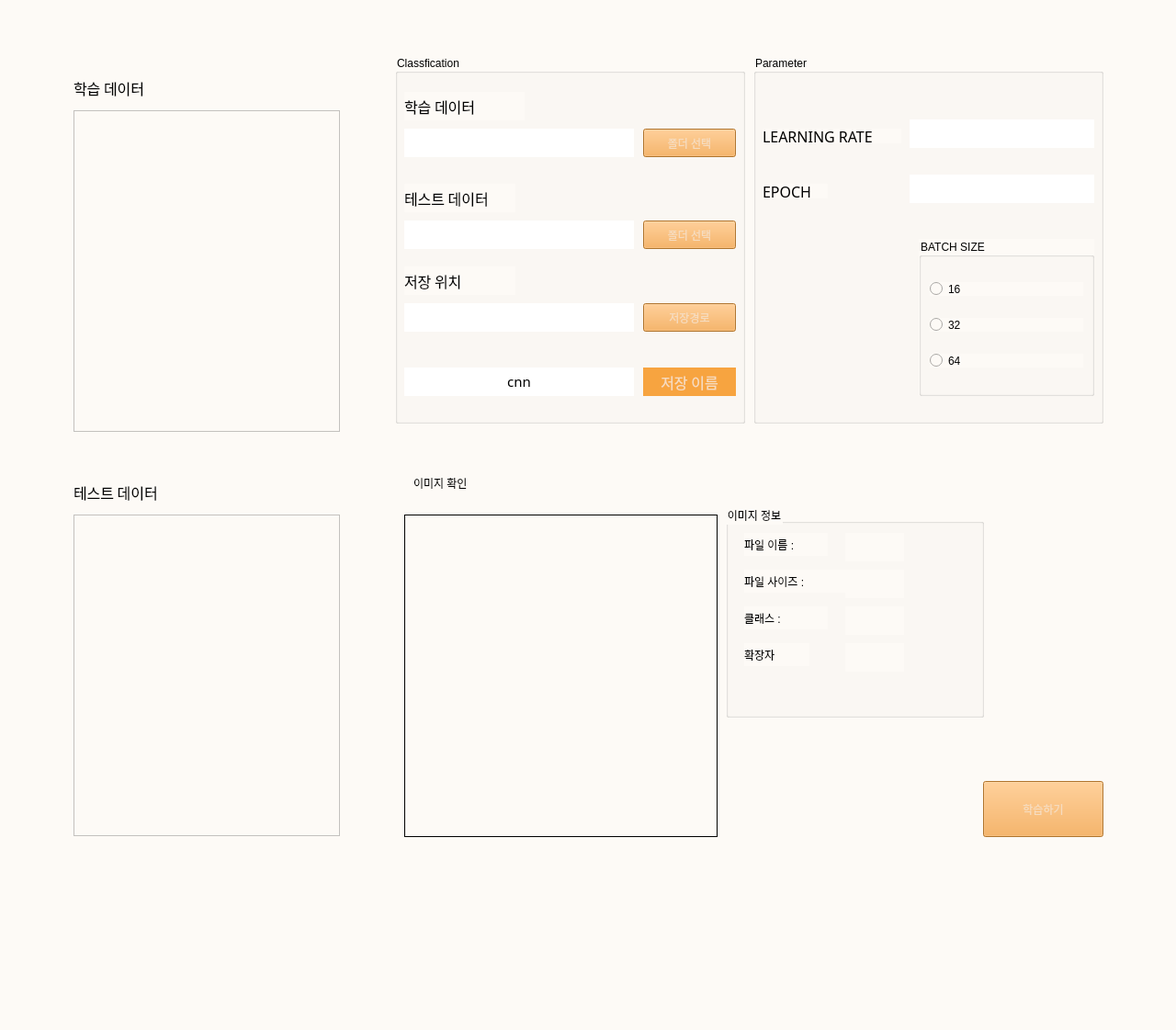
<?xml version="1.0" encoding="UTF-8"?>
<ui version="4.0">
 <class>MainWindow</class>
 <widget class="QMainWindow" name="MainWindow">
  <property name="enabled">
   <bool>true</bool>
  </property>
  <property name="geometry">
   <rect>
    <x>0</x>
    <y>0</y>
    <width>1280</width>
    <height>1121</height>
   </rect>
  </property>
  <property name="sizePolicy">
   <sizepolicy hsizetype="Fixed" vsizetype="Fixed">
    <horstretch>0</horstretch>
    <verstretch>0</verstretch>
   </sizepolicy>
  </property>
  <property name="windowTitle">
   <string>MainWindow</string>
  </property>
  <property name="styleSheet">
   <string notr="true">background-color:#fdfaf6</string>
  </property>
  <widget class="QWidget" name="centralwidget">
   <widget class="QLabel" name="label_7">
    <property name="geometry">
     <rect>
      <x>450</x>
      <y>510</y>
      <width>221</width>
      <height>31</height>
     </rect>
    </property>
    <property name="styleSheet">
     <string notr="true">font: 75 18pt &quot;나눔스퀘어 Bold&quot;;</string>
    </property>
    <property name="text">
     <string>이미지 확인</string>
    </property>
   </widget>
   <widget class="QPushButton" name="start_button">
    <property name="geometry">
     <rect>
      <x>1070</x>
      <y>850</y>
      <width>131</width>
      <height>61</height>
     </rect>
    </property>
    <property name="cursor">
     <cursorShape>PointingHandCursor</cursorShape>
    </property>
    <property name="styleSheet">
     <string notr="true">font: 75 12pt &quot;나눔스퀘어 Bold&quot;;

background-color: #f7a440;
color: #f6dcbf</string>
    </property>
    <property name="text">
     <string>학습하기</string>
    </property>
   </widget>
   <widget class="QGroupBox" name="groupBox">
    <property name="geometry">
     <rect>
      <x>430</x>
      <y>60</y>
      <width>381</width>
      <height>401</height>
     </rect>
    </property>
    <property name="styleSheet">
     <string notr="true">
font: 75 12pt &quot;나눔스퀘어 Bold&quot;;</string>
    </property>
    <property name="title">
     <string>Classfication</string>
    </property>
    <widget class="QTextEdit" name="name">
     <property name="geometry">
      <rect>
       <x>10</x>
       <y>340</y>
       <width>250</width>
       <height>31</height>
      </rect>
     </property>
     <property name="font">
      <font>
       <family>Agency FB</family>
       <pointsize>12</pointsize>
       <weight>50</weight>
       <italic>false</italic>
       <bold>false</bold>
      </font>
     </property>
     <property name="styleSheet">
      <string notr="true">border:none;font: 12pt &quot;Agency FB&quot;;

border:none;
background-color: rgb(255, 255, 255);</string>
     </property>
     <property name="html">
      <string>&lt;!DOCTYPE HTML PUBLIC &quot;-//W3C//DTD HTML 4.0//EN&quot; &quot;http://www.w3.org/TR/REC-html40/strict.dtd&quot;&gt;
&lt;html&gt;&lt;head&gt;&lt;meta name=&quot;qrichtext&quot; content=&quot;1&quot; /&gt;&lt;style type=&quot;text/css&quot;&gt;
p, li { white-space: pre-wrap; }
&lt;/style&gt;&lt;/head&gt;&lt;body style=&quot; font-family:'Agency FB'; font-size:12pt; font-weight:400; font-style:normal;&quot;&gt;
&lt;p align=&quot;center&quot; style=&quot; margin-top:0px; margin-bottom:0px; margin-left:0px; margin-right:0px; -qt-block-indent:0; text-indent:0px;&quot;&gt;&lt;span style=&quot; font-family:'Gulim'; font-size:11pt;&quot;&gt;cnn&lt;/span&gt;&lt;/p&gt;&lt;/body&gt;&lt;/html&gt;</string>
     </property>
    </widget>
    <widget class="QTextEdit" name="save_path">
     <property name="geometry">
      <rect>
       <x>10</x>
       <y>270</y>
       <width>250</width>
       <height>31</height>
      </rect>
     </property>
     <property name="font">
      <font>
       <family>나눔스퀘어 Bold</family>
       <pointsize>12</pointsize>
       <weight>9</weight>
       <italic>false</italic>
       <bold>false</bold>
      </font>
     </property>
     <property name="styleSheet">
      <string notr="true">border:none;
background-color: rgb(255, 255, 255);</string>
     </property>
     <property name="html">
      <string>&lt;!DOCTYPE HTML PUBLIC &quot;-//W3C//DTD HTML 4.0//EN&quot; &quot;http://www.w3.org/TR/REC-html40/strict.dtd&quot;&gt;
&lt;html&gt;&lt;head&gt;&lt;meta name=&quot;qrichtext&quot; content=&quot;1&quot; /&gt;&lt;style type=&quot;text/css&quot;&gt;
p, li { white-space: pre-wrap; }
&lt;/style&gt;&lt;/head&gt;&lt;body style=&quot; font-family:'나눔스퀘어 Bold'; font-size:12pt; font-weight:72; font-style:normal;&quot;&gt;
&lt;p style=&quot;-qt-paragraph-type:empty; margin-top:0px; margin-bottom:0px; margin-left:0px; margin-right:0px; -qt-block-indent:0; text-indent:0px; font-family:'Gulim'; font-size:9pt; font-weight:400;&quot;&gt;&lt;br /&gt;&lt;/p&gt;&lt;/body&gt;&lt;/html&gt;</string>
     </property>
    </widget>
    <widget class="QLabel" name="label_6">
     <property name="geometry">
      <rect>
       <x>-90</x>
       <y>60</y>
       <width>91</width>
       <height>31</height>
      </rect>
     </property>
     <property name="font">
      <font>
       <family>나눔스퀘어 Bold</family>
       <pointsize>12</pointsize>
       <weight>9</weight>
       <italic>false</italic>
       <bold>false</bold>
      </font>
     </property>
     <property name="text">
      <string>저장 경로</string>
     </property>
    </widget>
    <widget class="QLabel" name="label_10">
     <property name="geometry">
      <rect>
       <x>-90</x>
       <y>110</y>
       <width>91</width>
       <height>31</height>
      </rect>
     </property>
     <property name="font">
      <font>
       <family>나눔스퀘어 Bold</family>
       <pointsize>12</pointsize>
       <weight>9</weight>
       <italic>false</italic>
       <bold>false</bold>
      </font>
     </property>
     <property name="text">
      <string>저장 이름</string>
     </property>
    </widget>
    <widget class="QPushButton" name="save_btn">
     <property name="geometry">
      <rect>
       <x>270</x>
       <y>270</y>
       <width>101</width>
       <height>31</height>
      </rect>
     </property>
     <property name="cursor">
      <cursorShape>PointingHandCursor</cursorShape>
     </property>
     <property name="styleSheet">
      <string notr="true">background-color: #f7a440;
color: #f6dcbf</string>
     </property>
     <property name="text">
      <string>저장경로</string>
     </property>
    </widget>
    <widget class="QTextEdit" name="train_path">
     <property name="geometry">
      <rect>
       <x>10</x>
       <y>80</y>
       <width>250</width>
       <height>31</height>
      </rect>
     </property>
     <property name="font">
      <font>
       <family>나눔스퀘어 Bold</family>
       <pointsize>12</pointsize>
       <weight>9</weight>
       <italic>false</italic>
       <bold>false</bold>
      </font>
     </property>
     <property name="styleSheet">
      <string notr="true">border:none;
background-color: rgb(255, 255, 255);</string>
     </property>
     <property name="html">
      <string>&lt;!DOCTYPE HTML PUBLIC &quot;-//W3C//DTD HTML 4.0//EN&quot; &quot;http://www.w3.org/TR/REC-html40/strict.dtd&quot;&gt;
&lt;html&gt;&lt;head&gt;&lt;meta name=&quot;qrichtext&quot; content=&quot;1&quot; /&gt;&lt;style type=&quot;text/css&quot;&gt;
p, li { white-space: pre-wrap; }
&lt;/style&gt;&lt;/head&gt;&lt;body style=&quot; font-family:'나눔스퀘어 Bold'; font-size:12pt; font-weight:72; font-style:normal;&quot;&gt;
&lt;p style=&quot;-qt-paragraph-type:empty; margin-top:0px; margin-bottom:0px; margin-left:0px; margin-right:0px; -qt-block-indent:0; text-indent:0px; font-family:'Gulim'; font-size:9pt; font-weight:400;&quot;&gt;&lt;br /&gt;&lt;/p&gt;&lt;/body&gt;&lt;/html&gt;</string>
     </property>
    </widget>
    <widget class="QTextEdit" name="test_path">
     <property name="geometry">
      <rect>
       <x>10</x>
       <y>180</y>
       <width>250</width>
       <height>31</height>
      </rect>
     </property>
     <property name="font">
      <font>
       <family>나눔스퀘어 Bold</family>
       <pointsize>12</pointsize>
       <weight>9</weight>
       <italic>false</italic>
       <bold>false</bold>
      </font>
     </property>
     <property name="styleSheet">
      <string notr="true">border:none;
background-color: rgb(255, 255, 255);</string>
     </property>
     <property name="html">
      <string>&lt;!DOCTYPE HTML PUBLIC &quot;-//W3C//DTD HTML 4.0//EN&quot; &quot;http://www.w3.org/TR/REC-html40/strict.dtd&quot;&gt;
&lt;html&gt;&lt;head&gt;&lt;meta name=&quot;qrichtext&quot; content=&quot;1&quot; /&gt;&lt;style type=&quot;text/css&quot;&gt;
p, li { white-space: pre-wrap; }
&lt;/style&gt;&lt;/head&gt;&lt;body style=&quot; font-family:'나눔스퀘어 Bold'; font-size:12pt; font-weight:72; font-style:normal;&quot;&gt;
&lt;p style=&quot;-qt-paragraph-type:empty; margin-top:0px; margin-bottom:0px; margin-left:0px; margin-right:0px; -qt-block-indent:0; text-indent:0px; font-family:'Gulim'; font-size:9pt; font-weight:400;&quot;&gt;&lt;br /&gt;&lt;/p&gt;&lt;/body&gt;&lt;/html&gt;</string>
     </property>
    </widget>
    <widget class="QPushButton" name="train_btn">
     <property name="geometry">
      <rect>
       <x>270</x>
       <y>80</y>
       <width>101</width>
       <height>31</height>
      </rect>
     </property>
     <property name="cursor">
      <cursorShape>PointingHandCursor</cursorShape>
     </property>
     <property name="styleSheet">
      <string notr="true">
background-color: #f7a440;
color: #f6dcbf</string>
     </property>
     <property name="text">
      <string>폴더 선택</string>
     </property>
    </widget>
    <widget class="QPushButton" name="test_btn">
     <property name="geometry">
      <rect>
       <x>270</x>
       <y>180</y>
       <width>101</width>
       <height>31</height>
      </rect>
     </property>
     <property name="cursor">
      <cursorShape>PointingHandCursor</cursorShape>
     </property>
     <property name="styleSheet">
      <string notr="true">
background-color: #f7a440;
color: #f6dcbf</string>
     </property>
     <property name="text">
      <string>폴더 선택</string>
     </property>
    </widget>
    <widget class="QLabel" name="label_4">
     <property name="geometry">
      <rect>
       <x>10</x>
       <y>40</y>
       <width>131</width>
       <height>31</height>
      </rect>
     </property>
     <property name="font">
      <font>
       <family>나눔스퀘어 Bold</family>
       <pointsize>12</pointsize>
       <weight>9</weight>
       <italic>false</italic>
       <bold>false</bold>
      </font>
     </property>
     <property name="styleSheet">
      <string notr="true">border:none;</string>
     </property>
     <property name="text">
      <string>학습 데이터</string>
     </property>
    </widget>
    <widget class="QLabel" name="label_5">
     <property name="geometry">
      <rect>
       <x>10</x>
       <y>140</y>
       <width>121</width>
       <height>31</height>
      </rect>
     </property>
     <property name="font">
      <font>
       <family>나눔스퀘어 Bold</family>
       <pointsize>12</pointsize>
       <weight>9</weight>
       <italic>false</italic>
       <bold>false</bold>
      </font>
     </property>
     <property name="styleSheet">
      <string notr="true">border:none;</string>
     </property>
     <property name="text">
      <string>테스트 데이터</string>
     </property>
    </widget>
    <widget class="QLabel" name="l1_2">
     <property name="geometry">
      <rect>
       <x>270</x>
       <y>340</y>
       <width>101</width>
       <height>31</height>
      </rect>
     </property>
     <property name="font">
      <font>
       <family>나눔스퀘어 Bold</family>
       <pointsize>12</pointsize>
       <weight>9</weight>
       <italic>false</italic>
       <bold>false</bold>
      </font>
     </property>
     <property name="styleSheet">
      <string notr="true">
background-color: #f7a440;
color: #f6dcbf</string>
     </property>
     <property name="text">
      <string>저장 이름</string>
     </property>
     <property name="alignment">
      <set>Qt::AlignCenter</set>
     </property>
    </widget>
    <widget class="QLabel" name="label_8">
     <property name="geometry">
      <rect>
       <x>10</x>
       <y>230</y>
       <width>121</width>
       <height>31</height>
      </rect>
     </property>
     <property name="font">
      <font>
       <family>나눔스퀘어 Bold</family>
       <pointsize>12</pointsize>
       <weight>9</weight>
       <italic>false</italic>
       <bold>false</bold>
      </font>
     </property>
     <property name="styleSheet">
      <string notr="true">border:none;</string>
     </property>
     <property name="text">
      <string>저장 위치</string>
     </property>
    </widget>
   </widget>
   <widget class="QGroupBox" name="groupBox_2">
    <property name="geometry">
     <rect>
      <x>820</x>
      <y>60</y>
      <width>381</width>
      <height>401</height>
     </rect>
    </property>
    <property name="styleSheet">
     <string notr="true">font: 75 12pt &quot;나눔스퀘어 Bold&quot;;</string>
    </property>
    <property name="title">
     <string>Parameter</string>
    </property>
    <widget class="QLabel" name="l1">
     <property name="geometry">
      <rect>
       <x>10</x>
       <y>140</y>
       <width>71</width>
       <height>16</height>
      </rect>
     </property>
     <property name="font">
      <font>
       <family>나눔스퀘어 Bold</family>
       <pointsize>12</pointsize>
       <weight>9</weight>
       <italic>false</italic>
       <bold>false</bold>
      </font>
     </property>
     <property name="styleSheet">
      <string notr="true">border: none;</string>
     </property>
     <property name="text">
      <string>EPOCH</string>
     </property>
    </widget>
    <widget class="QLabel" name="label_23">
     <property name="geometry">
      <rect>
       <x>10</x>
       <y>80</y>
       <width>151</width>
       <height>16</height>
      </rect>
     </property>
     <property name="font">
      <font>
       <family>나눔스퀘어 Bold</family>
       <pointsize>12</pointsize>
       <weight>9</weight>
       <italic>false</italic>
       <bold>false</bold>
      </font>
     </property>
     <property name="styleSheet">
      <string notr="true">border: none;</string>
     </property>
     <property name="text">
      <string>LEARNING RATE</string>
     </property>
    </widget>
    <widget class="QTextEdit" name="epoch">
     <property name="geometry">
      <rect>
       <x>170</x>
       <y>130</y>
       <width>201</width>
       <height>31</height>
      </rect>
     </property>
     <property name="font">
      <font>
       <family>나눔스퀘어 Bold</family>
       <pointsize>12</pointsize>
       <weight>9</weight>
       <italic>false</italic>
       <bold>false</bold>
      </font>
     </property>
     <property name="styleSheet">
      <string notr="true">border:none;
background-color: rgb(255, 255, 255);</string>
     </property>
     <property name="html">
      <string>&lt;!DOCTYPE HTML PUBLIC &quot;-//W3C//DTD HTML 4.0//EN&quot; &quot;http://www.w3.org/TR/REC-html40/strict.dtd&quot;&gt;
&lt;html&gt;&lt;head&gt;&lt;meta name=&quot;qrichtext&quot; content=&quot;1&quot; /&gt;&lt;style type=&quot;text/css&quot;&gt;
p, li { white-space: pre-wrap; }
&lt;/style&gt;&lt;/head&gt;&lt;body style=&quot; font-family:'나눔스퀘어 Bold'; font-size:12pt; font-weight:72; font-style:normal;&quot;&gt;
&lt;p align=&quot;center&quot; style=&quot;-qt-paragraph-type:empty; margin-top:0px; margin-bottom:0px; margin-left:0px; margin-right:0px; -qt-block-indent:0; text-indent:0px; font-family:'Gulim'; font-size:9pt; font-weight:400;&quot;&gt;&lt;br /&gt;&lt;/p&gt;&lt;/body&gt;&lt;/html&gt;</string>
     </property>
    </widget>
    <widget class="QTextEdit" name="learning_rate">
     <property name="geometry">
      <rect>
       <x>170</x>
       <y>70</y>
       <width>201</width>
       <height>31</height>
      </rect>
     </property>
     <property name="font">
      <font>
       <family>나눔스퀘어 Bold</family>
       <pointsize>12</pointsize>
       <weight>9</weight>
       <italic>false</italic>
       <bold>false</bold>
      </font>
     </property>
     <property name="styleSheet">
      <string notr="true">border: none;
border:none;
background-color: rgb(255, 255, 255);</string>
     </property>
     <property name="html">
      <string>&lt;!DOCTYPE HTML PUBLIC &quot;-//W3C//DTD HTML 4.0//EN&quot; &quot;http://www.w3.org/TR/REC-html40/strict.dtd&quot;&gt;
&lt;html&gt;&lt;head&gt;&lt;meta name=&quot;qrichtext&quot; content=&quot;1&quot; /&gt;&lt;style type=&quot;text/css&quot;&gt;
p, li { white-space: pre-wrap; }
&lt;/style&gt;&lt;/head&gt;&lt;body style=&quot; font-family:'나눔스퀘어 Bold'; font-size:12pt; font-weight:72; font-style:normal;&quot;&gt;
&lt;p align=&quot;center&quot; style=&quot;-qt-paragraph-type:empty; margin-top:0px; margin-bottom:0px; margin-left:0px; margin-right:0px; -qt-block-indent:0; text-indent:0px; font-family:'Gulim'; font-size:9pt; font-weight:400;&quot;&gt;&lt;br /&gt;&lt;/p&gt;&lt;/body&gt;&lt;/html&gt;</string>
     </property>
    </widget>
    <widget class="QGroupBox" name="batc_group">
     <property name="geometry">
      <rect>
       <x>180</x>
       <y>200</y>
       <width>191</width>
       <height>171</height>
      </rect>
     </property>
     <property name="styleSheet">
      <string notr="true">font: 75 12pt &quot;나눔스퀘어 Bold&quot;;
</string>
     </property>
     <property name="title">
      <string>BATCH SIZE</string>
     </property>
     <layout class="QVBoxLayout" name="verticalLayout">
      <item>
       <widget class="QRadioButton" name="size16">
        <property name="cursor">
         <cursorShape>PointingHandCursor</cursorShape>
        </property>
        <property name="styleSheet">
         <string notr="true">font: 75 10pt &quot;맑은 고딕&quot;;
border : 1px;</string>
        </property>
        <property name="text">
         <string>16</string>
        </property>
       </widget>
      </item>
      <item>
       <widget class="QRadioButton" name="size32">
        <property name="cursor">
         <cursorShape>PointingHandCursor</cursorShape>
        </property>
        <property name="styleSheet">
         <string notr="true">font: 75 10pt &quot;맑은 고딕&quot;;
border : none;</string>
        </property>
        <property name="text">
         <string>32</string>
        </property>
       </widget>
      </item>
      <item>
       <widget class="QRadioButton" name="size64">
        <property name="cursor">
         <cursorShape>PointingHandCursor</cursorShape>
        </property>
        <property name="styleSheet">
         <string notr="true">font: 75 10pt &quot;맑은 고딕&quot;;border : none;</string>
        </property>
        <property name="text">
         <string>64</string>
        </property>
       </widget>
      </item>
     </layout>
    </widget>
   </widget>
   <widget class="QLabel" name="image_view">
    <property name="geometry">
     <rect>
      <x>440</x>
      <y>560</y>
      <width>341</width>
      <height>351</height>
     </rect>
    </property>
    <property name="styleSheet">
     <string notr="true">border: 1px solid black;</string>
    </property>
    <property name="text">
     <string/>
    </property>
   </widget>
   <widget class="QLabel" name="label_9">
    <property name="geometry">
     <rect>
      <x>80</x>
      <y>80</y>
      <width>131</width>
      <height>31</height>
     </rect>
    </property>
    <property name="font">
     <font>
      <family>나눔스퀘어 Bold</family>
      <pointsize>12</pointsize>
      <weight>50</weight>
      <italic>false</italic>
      <bold>false</bold>
     </font>
    </property>
    <property name="styleSheet">
     <string notr="true">border:none;</string>
    </property>
    <property name="text">
     <string>학습 데이터</string>
    </property>
   </widget>
   <widget class="QLabel" name="label_11">
    <property name="geometry">
     <rect>
      <x>80</x>
      <y>520</y>
      <width>121</width>
      <height>31</height>
     </rect>
    </property>
    <property name="font">
     <font>
      <family>나눔스퀘어 Bold</family>
      <pointsize>12</pointsize>
      <weight>50</weight>
      <italic>false</italic>
      <bold>false</bold>
     </font>
    </property>
    <property name="styleSheet">
     <string notr="true">border:none;</string>
    </property>
    <property name="text">
     <string>테스트 데이터</string>
    </property>
   </widget>
   <widget class="QTreeView" name="train_dir">
    <property name="geometry">
     <rect>
      <x>80</x>
      <y>120</y>
      <width>290</width>
      <height>350</height>
     </rect>
    </property>
   </widget>
   <widget class="QTreeView" name="test_dir">
    <property name="geometry">
     <rect>
      <x>80</x>
      <y>560</y>
      <width>290</width>
      <height>350</height>
     </rect>
    </property>
   </widget>
   <widget class="QGroupBox" name="groupBox_3">
    <property name="geometry">
     <rect>
      <x>790</x>
      <y>550</y>
      <width>281</width>
      <height>231</height>
     </rect>
    </property>
    <property name="styleSheet">
     <string notr="true">font: 75 12pt &quot;Agency FB&quot;;</string>
    </property>
    <property name="title">
     <string>이미지 정보</string>
    </property>
    <widget class="QLabel" name="label">
     <property name="geometry">
      <rect>
       <x>20</x>
       <y>30</y>
       <width>91</width>
       <height>25</height>
      </rect>
     </property>
     <property name="text">
      <string>파일 이름 :</string>
     </property>
    </widget>
    <widget class="QLabel" name="label_2">
     <property name="geometry">
      <rect>
       <x>20</x>
       <y>70</y>
       <width>111</width>
       <height>25</height>
      </rect>
     </property>
     <property name="text">
      <string>파일 사이즈 :</string>
     </property>
    </widget>
    <widget class="QLabel" name="label_3">
     <property name="geometry">
      <rect>
       <x>20</x>
       <y>110</y>
       <width>91</width>
       <height>25</height>
      </rect>
     </property>
     <property name="text">
      <string>클래스 :</string>
     </property>
    </widget>
    <widget class="QLabel" name="file_name">
     <property name="geometry">
      <rect>
       <x>130</x>
       <y>30</y>
       <width>64</width>
       <height>31</height>
      </rect>
     </property>
     <property name="text">
      <string/>
     </property>
    </widget>
    <widget class="QLabel" name="file_size">
     <property name="geometry">
      <rect>
       <x>130</x>
       <y>70</y>
       <width>64</width>
       <height>31</height>
      </rect>
     </property>
     <property name="text">
      <string/>
     </property>
    </widget>
    <widget class="QLabel" name="class_name">
     <property name="geometry">
      <rect>
       <x>130</x>
       <y>110</y>
       <width>64</width>
       <height>31</height>
      </rect>
     </property>
     <property name="text">
      <string/>
     </property>
    </widget>
    <widget class="QLabel" name="fomat">
     <property name="geometry">
      <rect>
       <x>130</x>
       <y>150</y>
       <width>64</width>
       <height>31</height>
      </rect>
     </property>
     <property name="text">
      <string/>
     </property>
    </widget>
    <widget class="QLabel" name="label_12">
     <property name="geometry">
      <rect>
       <x>20</x>
       <y>150</y>
       <width>71</width>
       <height>25</height>
      </rect>
     </property>
     <property name="text">
      <string>확장자</string>
     </property>
    </widget>
   </widget>
  </widget>
  <widget class="QStatusBar" name="statusbar"/>
 </widget>
 <resources/>
 <connections/>
</ui>
